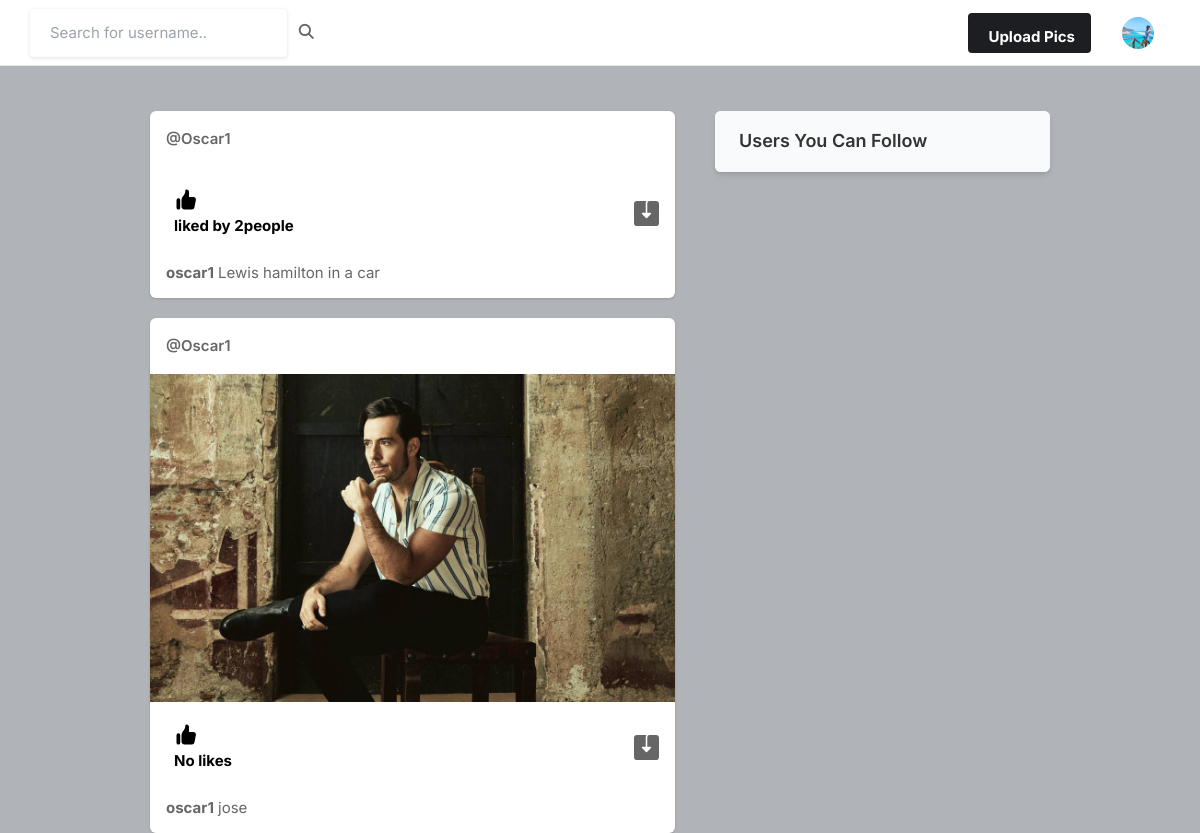
The page / (signed in) on the database as committed earlier.
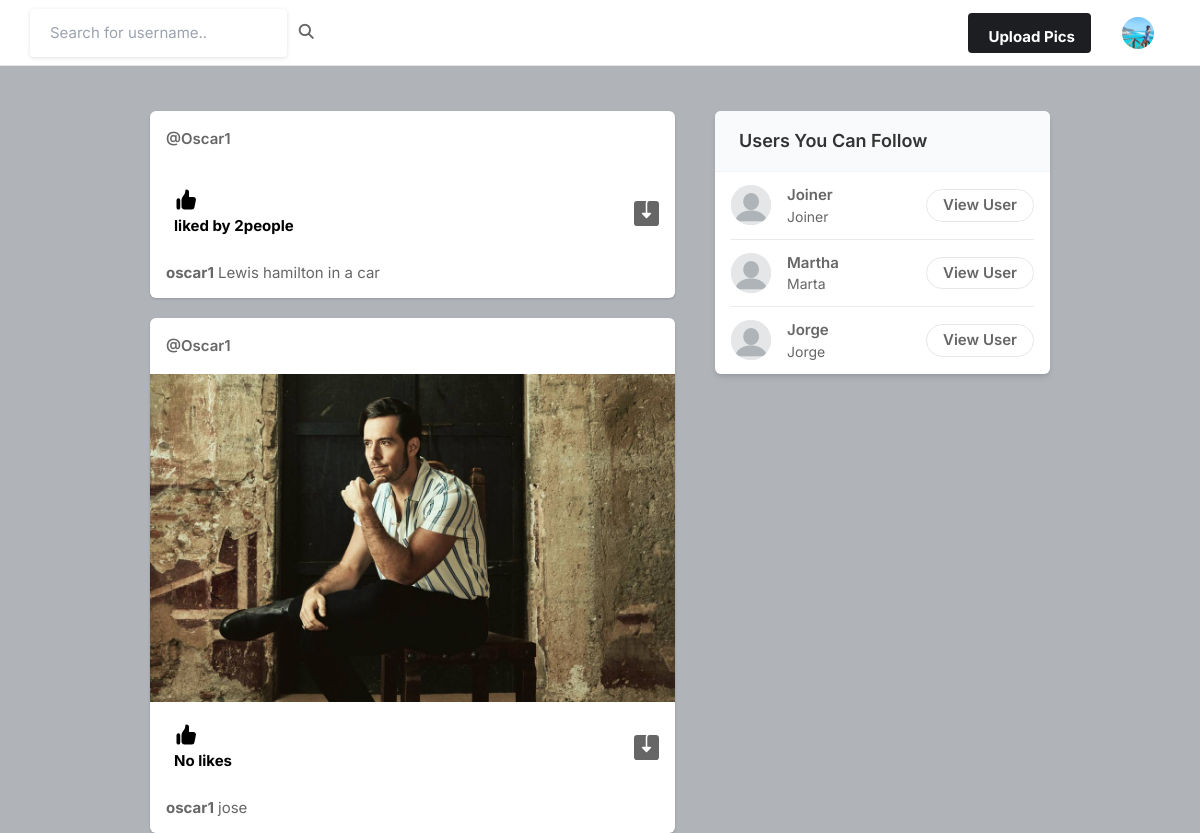
The same page on the database as committed later.
### core/models.py (models this page shows, shortened)
class Profile(models.Model):
    user = models.ForeignKey(User, on_delete=models.CASCADE)
    id_user = models.IntegerField()
    bio = models.TextField(blank=True)
    profileimg = models.ImageField(
        upload_to='profile_images', default='blank-profile-picture.png')
    location = models.CharField(max_length=100, blank=True)

class Post(models.Model):
    id = models.UUIDField(primary_key=True, default=uuid.uuid4)
    user = models.CharField(max_length=100)
    image = models.ImageField(upload_to='post_images')
    caption = models.TextField()
    created_at = models.DateTimeField(default=datetime.now)
    no_of_likes = models.IntegerField(default=0)

### core/views.py (the view)
# urls.py: path('', views.index, name='index'),
@login_required(login_url='core:signin')
def index(request):
    user_object = User.objects.get(username=request.user.username)
    user_profile = Profile.objects.get(user=user_object)
    user_following_list = []
    feed = []
    user_following = FollowerCount.objects.filter(
        follower=request.user.username)
    for users in user_following:
        user_following_list.append(users.user)
    for usernames in user_following_list:
        feed_lists = Post.objects.filter(user=usernames)
        feed.append(feed_lists)
    feed_lists = list(chain(*feed))
    all_users = User.objects.all()
    user_following_all = []
    for user in user_following:
        user_list = User.objects.get(username=user.user)
        user_following_all.append(user_list)
    new_suggestions_list = [x for x in list(
        all_users) if (x not in list(user_following_all))]
    current_user = User.objects.filter(username=request.user.username)
    final_suggestions = [x for x in list(
        new_suggestions_list) if (x not in list(current_user))]
    random.shuffle(final_suggestions)
    username_profile = []
    username_profile_list = []
    for user in final_suggestions:
        username_profile.append(user.id)
    for ids in username_profile:
        profile_list = Profile.objects.filter(id_user=ids)
        username_profile_list.append(profile_list)
    suggestions_username_profile_list = list(chain(*username_profile_list))
    return render(request, 'index.html',
                  {'user_profile': user_profile,
                   'posts': feed_lists,
                   'suggestions_username_profile_list': suggestions_username_profile_list[:4]})

### templates/index.html (shortened to what this page needs)
{% load static %}
<!DOCTYPE html>
<html lang="en">
<head>
    <link rel="stylesheet" href="{% static 'assets/css/icons.css' %}">
    <link rel="stylesheet" href="{% static 'assets/css/uikit.css' %}">
    <link rel="stylesheet" href="{% static 'assets/css/style.css' %}">
    <link rel="stylesheet" href="{% static 'assets/css/tailwind.css' %}">
    <link rel="stylesheet" href="https://cdnjs.cloudflare.com/ajax/libs/font-awesome/4.7.0/css/font-awesome.min.css">
</head>
<body>
    <header>
        <div class="header_inner">
            <form action="/search" method="POST">
                <div class="left-side">
                        <input type="text" name="username" placeholder="Search for username..">&nbsp; &nbsp;
                        <button type="submit"><i class="fa fa-search fa-1x"></i></button>
                </div>
            </form>
            <div class="right-side lg:pr-4">
                <a href="#"
                    class="bg-pink-500 flex font-bold hidden hover:bg-pink-600 hover:text-white inline-block items-center lg:block max-h-10 mr-4 px-4 py-2 rounded shado text-white">
                              Upload Pics
                </a>
                <a href="#">
                    <img src="{{user_profile.profileimg.url}}" class="header-avatar" alt="">
                </a>
            </div>
        </div>
    </header>
    <div class="container m-auto">
        <div class="lg:flex justify-center lg:space-x-10 lg:space-y-0 space-y-5">
            <div class="space-y-5 flex-shrink-0 lg:w-7/12">
                {% for post in posts reversed %}
                <div class="bg-white shadow rounded-md  -mx-2 lg:mx-0">
                    <div class="flex justify-between items-center px-4 py-3">
                        <div class="flex flex-1 items-center space-x-4">
                            <span class="block capitalize font-semibold "> <a href="/profile/{{post.user}}">@{{post.user}}</a> </span>
                        </div>
                        <div>
                            <a href="#"> <i
                                    class="icon-feather-more-horizontal text-2xl hover:bg-gray-200 rounded-full p-2 transition -mr-1 "></i>
                            </a>
                        </div>
                    </div>
                    <div uk-lightbox>
                        <a href="{{ post.image.url }}">
                            <img src="{{ post.image.url }}" alt="">
                        </a>
                    </div>
                    <div class="py-3 px-4 space-y-3">
                        <div class="flex space-x-4 lg:font-bold">
                            <a href="/like_post?post_id={{post.id}}" class="flex items-center space-x-2">
                                <div class="p-2 rounded-full text-black">
                                    {% if post.no_of_likes <= 0 %}
                                        <p>No likes</p>
                                    {% elif post.no_of_likes == 1%}
                                        <p>liked by {{post.no_of_likes}}person</p>
                                    {% else %}
                                    <p>liked by {{post.no_of_likes}}people</p>
                                    {% endif %}
                                </div>
                            </a>
                            <a href="{{post.image.url}}" class="flex items-center space-x-2 flex-1 justify-end" download>
                            </a>
                        </div>
                        <p>
                            <a href="/profile/{{post.user}}"> <strong>{{post.user}}</strong> </a>{{post.caption}}
                        </p>
                    </div>
                </div>
                {% endfor %}
            </div>
            <div class="lg:w-5/12">
                <div class="bg-white  shadow-md rounded-md overflow-hidden">
                    <div class="bg-gray-50  border-b border-gray-100 flex items-baseline justify-between py-4 px-6 ">
                        <h2 class="font-semibold text-lg">Users You Can Follow</h2>
                    </div>
                    <div class="divide-gray-300 divide-gray-50 divide-opacity-50 divide-y px-4 ">
                        {% for suggestion in suggestions_username_profile_list  %}
                        <div class="flex items-center justify-between py-3">
                            <div class="flex flex-1 items-center space-x-4">
                                <a href="/profile/{{suggestion.user}}">
                                    <img src="{{suggestion.profileimg.url}}"
                                        class="bg-gray-200 rounded-full w-10 h-10">
                                </a>
                                <div class="flex flex-col">
                                    <span class="block capitalize font-semibold"> {{ suggestion.user}} </span>
                                    <span class="block capitalize text-sm"> {{ suggestion.bio}} </span>
                                </div>
                            </div>
                            <a href="/profile/{{suggestion.user}}"
                                class="border border-gray-200 font-semibold px-4 py-1 rounded-full hover:bg-pink-600 hover:text-white hover:border-pink-600 ">
                                View User </a>
                        </div>
                        {% endfor %}
                    </div>
                </div>
            </div>
        </div>
    </div>
</body>
</html>

### static/assets/css/style.css (style rules this page uses)
body { background-color: #B0B3B8!important; }
button { vertical-align: middle; }
input { height: 48px; line-height: 48px; padding: 0 20px; outline: none; font-size: 15px; color: #808080; max-width: 100%; width: 100%; -webkit-box-sizing: border-box; box-sizing: border-box; display: block; font-weight: 400; opacity: 1; border-radius: 4px; border: none; -webkit-box-shadow: 0 1px 4px 0px rgba(0, 0, 0, 0.12); box-shadow: 0 1px 4px 0px rgba(0, 0, 0, 0.12); }
input[type="text"], input[type="password"], input[type="email"], input[type="number"] { height: 48px; line-height: 48px; padding: 0 20px; outline: none; font-size: 15px; color: #808080; max-width: 100%; width: 100%; -webkit-box-sizing: border-box; box-sizing: border-box; display: block; font-weight: 400; opacity: 1; border-radius: 4px; border: none; -webkit-box-shadow: 0 1px 4px 0px rgba(0, 0, 0, 0.12); box-shadow: 0 1px 4px 0px rgba(0, 0, 0, 0.12); }
input { -webkit-transition: all 0.1s ease-in-out; transition: all 0.1s ease-in-out; }
::placeholder { color: #808080; opacity: 1; }
button { border: none; margin: 0; padding: 0; width: auto; overflow: visible; background: transparent; color: inherit; font: inherit; line-height: normal; cursor: pointer; }
a { color: #be185d; -webkit-transition: 0.3s; transition: 0.3s; outline: none !important; }
button { outline: none !important; }
img { max-width: 100%; }
body { color: #666; font-size: 15px; line-height: 27px; background-color: #f0f2f5; font-family: "Inter", sans-serif; text-transform: none; }
body p { font-size: 15px; line-height: 27px; }
h1, h2, h3, h4, h5, h6 { font-family: "Inter", sans-serif; text-transform: none; }
input[type="text"], input[type="password"], input[type="email"] { font-family: "Inter", sans-serif; text-transform: none; }
button, body .pac-container { font-family: "Inter", sans-serif; text-transform: none; }
h1, h2, h3, h4, h5, h6 { color: #333; font-weight: 500; margin: 0; padding: 0; }
h2 { font-size: 26px; }
b, strong { font-weight: 700 !important; }
@media (min-width: 1024px) { .container { max-width: 900px !important; padding-top: 45px; } }
header { background-color: #fff; left: 0; right: 0; top: 0; z-index: 99; height: 66px; display: -webkit-box; display: -ms-flexbox; display: flex; -webkit-box-align: center; -ms-flex-align: center; align-items: center; border-bottom: 1px solid #e5e7eb; }
header .header_inner { display: -webkit-box; display: -ms-flexbox; display: flex; -webkit-box-align: center; -ms-flex-align: center; align-items: center; max-width: 1090px; margin: auto; width: 100%; max-width: 100% !important; padding: 0 30px; }
header .header_inner .left-side { display: -webkit-box; display: -ms-flexbox; display: flex; -webkit-box-align: center; -ms-flex-align: center; align-items: center; }
header .header_inner .right-side { display: -webkit-box; display: -ms-flexbox; display: flex; -webkit-box-align: center; -ms-flex-align: center; align-items: center; -webkit-box-pack: end; -ms-flex-pack: end; justify-content: flex-end; margin-left: auto; }
header .header_inner .right-side .header-avatar { width: 32px; height: 32px; border-radius: 100%; margin-left: 15px; }

Rows that differ between the two databases and show on the page:
added Profile: profileimg (placeholder picture), user "Joiner", bio "Joiner"
added Profile: profileimg (placeholder picture), user "Martha", bio "Marta"
added Profile: profileimg (placeholder picture), user "Jorge", bio "Jorge"
